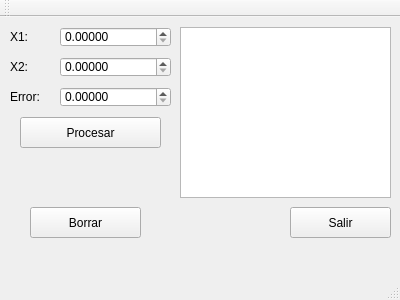
<?xml version="1.0" encoding="UTF-8"?>
<ui version="4.0">
 <class>MainWindow</class>
 <widget class="QMainWindow" name="MainWindow">
  <property name="geometry">
   <rect>
    <x>0</x>
    <y>0</y>
    <width>400</width>
    <height>300</height>
   </rect>
  </property>
  <property name="windowTitle">
   <string>MainWindow</string>
  </property>
  <widget class="QWidget" name="centralWidget">
   <widget class="QLabel" name="label">
    <property name="geometry">
     <rect>
      <x>10</x>
      <y>10</y>
      <width>30</width>
      <height>20</height>
     </rect>
    </property>
    <property name="text">
     <string>X1:</string>
    </property>
   </widget>
   <widget class="QDoubleSpinBox" name="X1">
    <property name="geometry">
     <rect>
      <x>60</x>
      <y>10</y>
      <width>111</width>
      <height>20</height>
     </rect>
    </property>
    <property name="decimals">
     <number>5</number>
    </property>
    <property name="maximum">
     <double>999.990000000000009</double>
    </property>
   </widget>
   <widget class="QLabel" name="label_2">
    <property name="geometry">
     <rect>
      <x>10</x>
      <y>40</y>
      <width>30</width>
      <height>20</height>
     </rect>
    </property>
    <property name="text">
     <string>X2:</string>
    </property>
   </widget>
   <widget class="QDoubleSpinBox" name="X2">
    <property name="geometry">
     <rect>
      <x>60</x>
      <y>40</y>
      <width>111</width>
      <height>20</height>
     </rect>
    </property>
    <property name="decimals">
     <number>5</number>
    </property>
    <property name="maximum">
     <double>999.990000000000009</double>
    </property>
   </widget>
   <widget class="QLabel" name="label_3">
    <property name="geometry">
     <rect>
      <x>10</x>
      <y>70</y>
      <width>41</width>
      <height>20</height>
     </rect>
    </property>
    <property name="text">
     <string>Error:</string>
    </property>
   </widget>
   <widget class="QDoubleSpinBox" name="Err">
    <property name="geometry">
     <rect>
      <x>60</x>
      <y>70</y>
      <width>111</width>
      <height>20</height>
     </rect>
    </property>
    <property name="decimals">
     <number>5</number>
    </property>
    <property name="maximum">
     <double>999.990000000000009</double>
    </property>
   </widget>
   <widget class="QPushButton" name="Procesar">
    <property name="geometry">
     <rect>
      <x>20</x>
      <y>100</y>
      <width>141</width>
      <height>31</height>
     </rect>
    </property>
    <property name="text">
     <string>Procesar</string>
    </property>
   </widget>
   <widget class="QPushButton" name="Borrar">
    <property name="geometry">
     <rect>
      <x>30</x>
      <y>190</y>
      <width>111</width>
      <height>31</height>
     </rect>
    </property>
    <property name="text">
     <string>Borrar</string>
    </property>
   </widget>
   <widget class="QPushButton" name="Salir">
    <property name="geometry">
     <rect>
      <x>290</x>
      <y>190</y>
      <width>101</width>
      <height>31</height>
     </rect>
    </property>
    <property name="text">
     <string>Salir</string>
    </property>
   </widget>
   <widget class="QTextEdit" name="Texto">
    <property name="geometry">
     <rect>
      <x>180</x>
      <y>10</y>
      <width>211</width>
      <height>171</height>
     </rect>
    </property>
   </widget>
  </widget>
  <widget class="QMenuBar" name="menuBar">
   <property name="geometry">
    <rect>
     <x>0</x>
     <y>0</y>
     <width>400</width>
     <height>22</height>
    </rect>
   </property>
  </widget>
  <widget class="QToolBar" name="mainToolBar">
   <attribute name="toolBarArea">
    <enum>TopToolBarArea</enum>
   </attribute>
   <attribute name="toolBarBreak">
    <bool>false</bool>
   </attribute>
  </widget>
  <widget class="QStatusBar" name="statusBar"/>
 </widget>
 <layoutdefault spacing="6" margin="11"/>
 <resources/>
 <connections/>
</ui>
